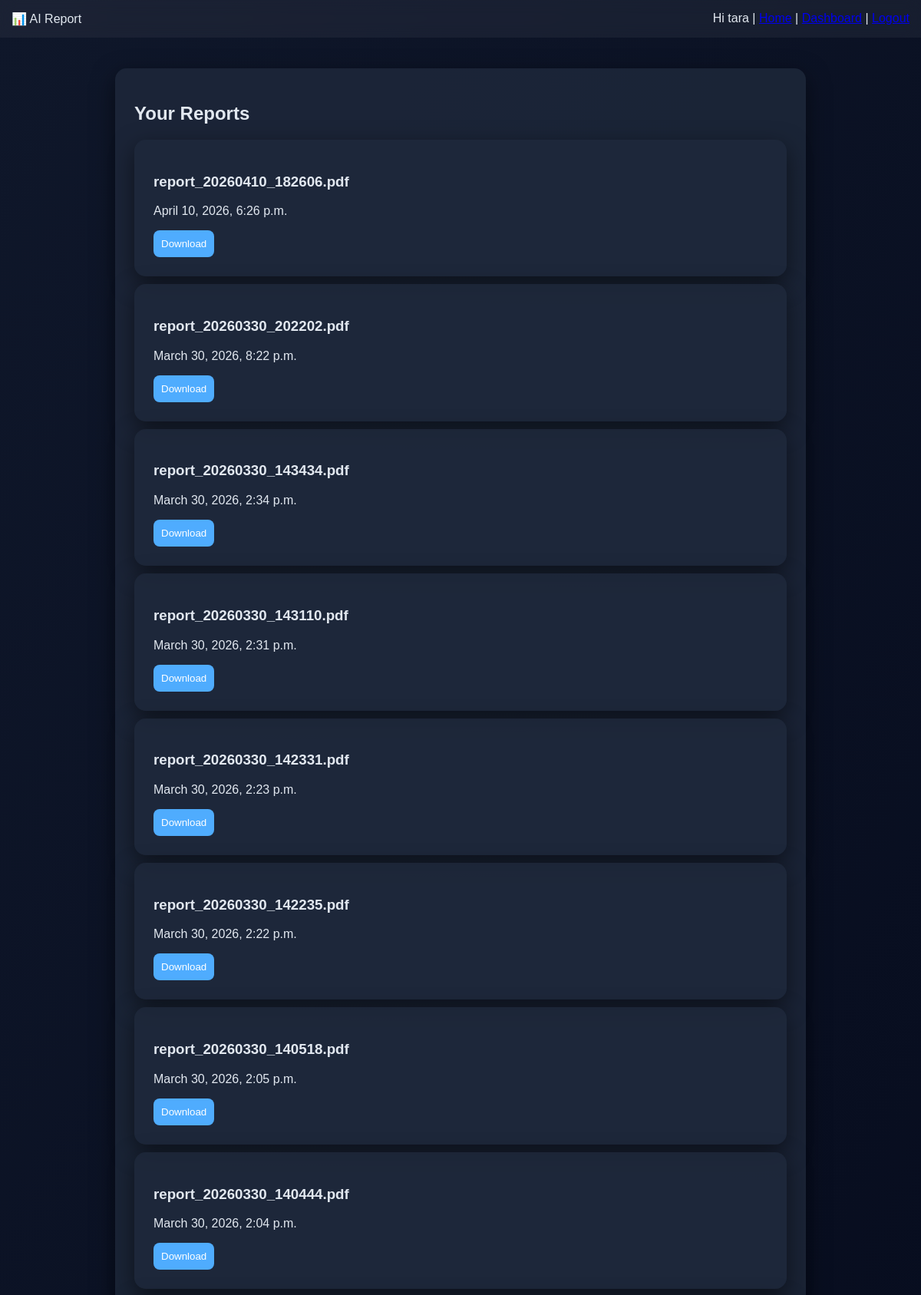
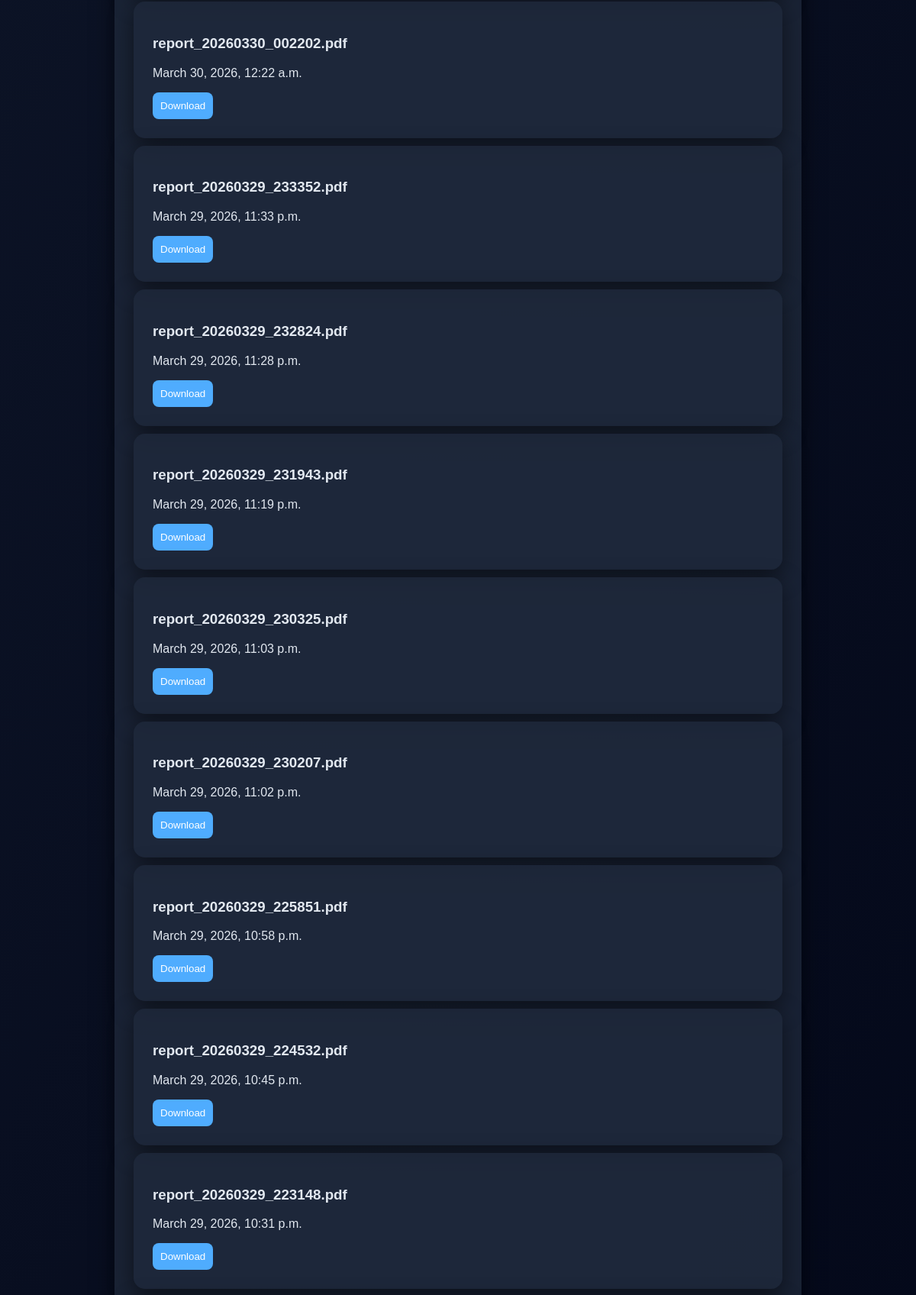
The page /dashboard/ (signed in, upper part) on the database its author committed (2 pictures, top to bottom).
### reports/models.py (models this page shows, shortened)
class Report(models.Model):
    user = models.ForeignKey(User, on_delete=models.CASCADE, null=True, blank=True)
    file_name = models.CharField(max_length=255)
    pdf_file = models.CharField(max_length=255)
    created_at = models.DateTimeField(auto_now_add=True)

### reports/views.py (the view)
# urls.py: path('dashboard/', views.dashboard),
@login_required
def dashboard(request):
    reports = Report.objects.all().order_by('-created_at')
    return render(request, 'dashboard.html', {'reports': reports})

### reports/templates/dashboard.html
{% extends "base.html" %}
{% block content %}
<div class="card">
<h2>Your Reports</h2>
{% for r in reports %}
<div class="card" style="margin-top:10px;">
  <h3>{{r.file_name}}</h3>
  <p>{{r.created_at}}</p>
  <a href="/media/{{r.pdf_file}}">
    <button>Download</button>
  </a>
</div>
{% empty %}
<p>No reports yet</p>
{% endfor %}
</div>
{% endblock %}

### reports/templates/base.html (shortened to what this page needs)
<!DOCTYPE html>
<html>
<head>
</head>
<body>
<div class="nav">
  <div>📊 AI Report</div>
  <div>
    Hi {{request.user.username}} |
    <a href="/home/">Home</a> |
    <a href="/dashboard/">Dashboard</a> |
    <a href="/logout/">Logout</a>
  </div>
</div>
<div class="container">
{% block content %}{% endblock %}
</div>
</body>
</html>

### reports/templates/base.html (style rules this page uses)
:root { --bg1:#0f172a; --bg2:#020617; --card:#1e293bcc; --text:#e2e8f0; --muted:#94a3b8; }
body { margin:0; font-family:Arial; color:var(--text); background:linear-gradient(120deg,var(--bg1),var(--bg2)); }
.nav { display:flex; justify-content:space-between; padding:15px; background:rgba(255,255,255,0.05); backdrop-filter:blur(10px); }
.container { max-width:900px; margin:40px auto; }
.card { background:var(--card); padding:25px; border-radius:15px; box-shadow:0 10px 30px rgba(0,0,0,0.5); }
button { padding:10px; border:none; border-radius:8px; background:#4facfe; color:white; cursor:pointer; }

### rows shown on the page
Report: file_name "report_20260410_182606.pdf", created_at "April 10, 2026, 6:26 p.m."
Report: file_name "report_20260330_202202.pdf", created_at "March 30, 2026, 8:22 p.m."
Report: file_name "report_20260330_143434.pdf", created_at "March 30, 2026, 2:34 p.m."
Report: file_name "report_20260330_143110.pdf", created_at "March 30, 2026, 2:31 p.m."
Report: file_name "report_20260330_142331.pdf", created_at "March 30, 2026, 2:23 p.m."
Report: file_name "report_20260330_142235.pdf", created_at "March 30, 2026, 2:22 p.m."
Report: file_name "report_20260330_140518.pdf", created_at "March 30, 2026, 2:05 p.m."
Report: file_name "report_20260330_140444.pdf", created_at "March 30, 2026, 2:04 p.m."
Report: file_name "report_20260330_002202.pdf", created_at "March 30, 2026, 12:22 a.m."
Report: file_name "report_20260329_233352.pdf", created_at "March 29, 2026, 11:33 p.m."
Report: file_name "report_20260329_232824.pdf", created_at "March 29, 2026, 11:28 p.m."
Report: file_name "report_20260329_231943.pdf", created_at "March 29, 2026, 11:19 p.m."
Report: file_name "report_20260329_230325.pdf", created_at "March 29, 2026, 11:03 p.m."
Report: file_name "report_20260329_230207.pdf", created_at "March 29, 2026, 11:02 p.m."
Report: file_name "report_20260329_225851.pdf", created_at "March 29, 2026, 10:58 p.m."
Report: file_name "report_20260329_224532.pdf", created_at "March 29, 2026, 10:45 p.m."
Report: file_name "report_20260329_223148.pdf", created_at "March 29, 2026, 10:31 p.m."

### other values the page prints
{{ request.user.username }} "tara"
